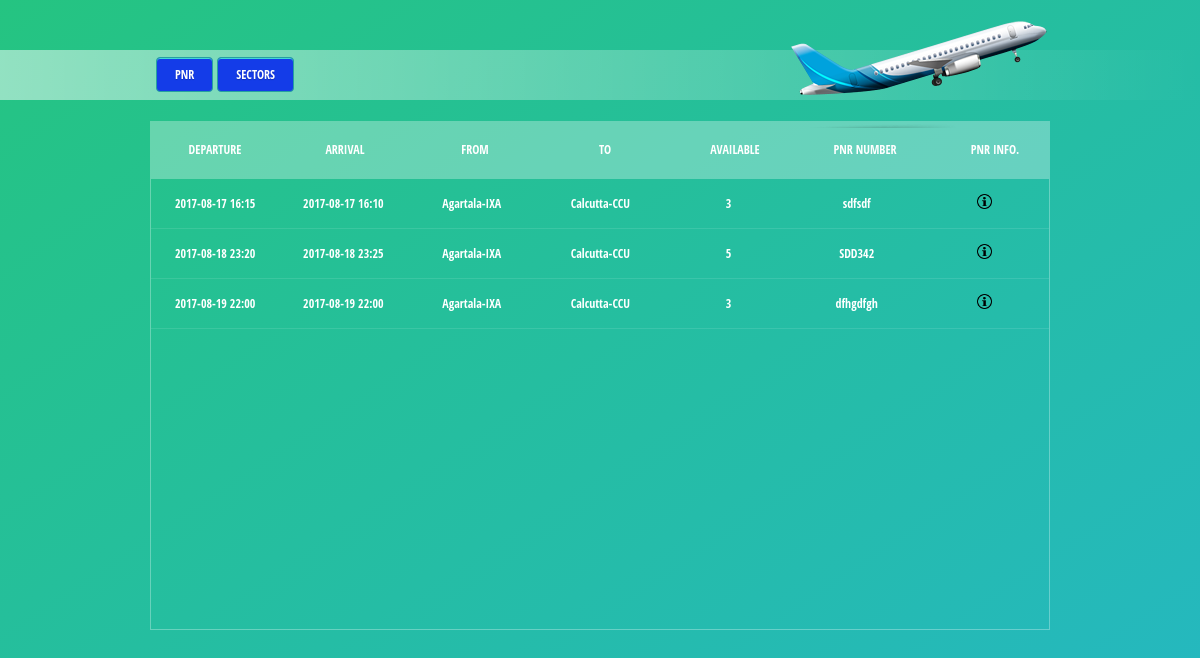
Page /home.php on the earlier database version.
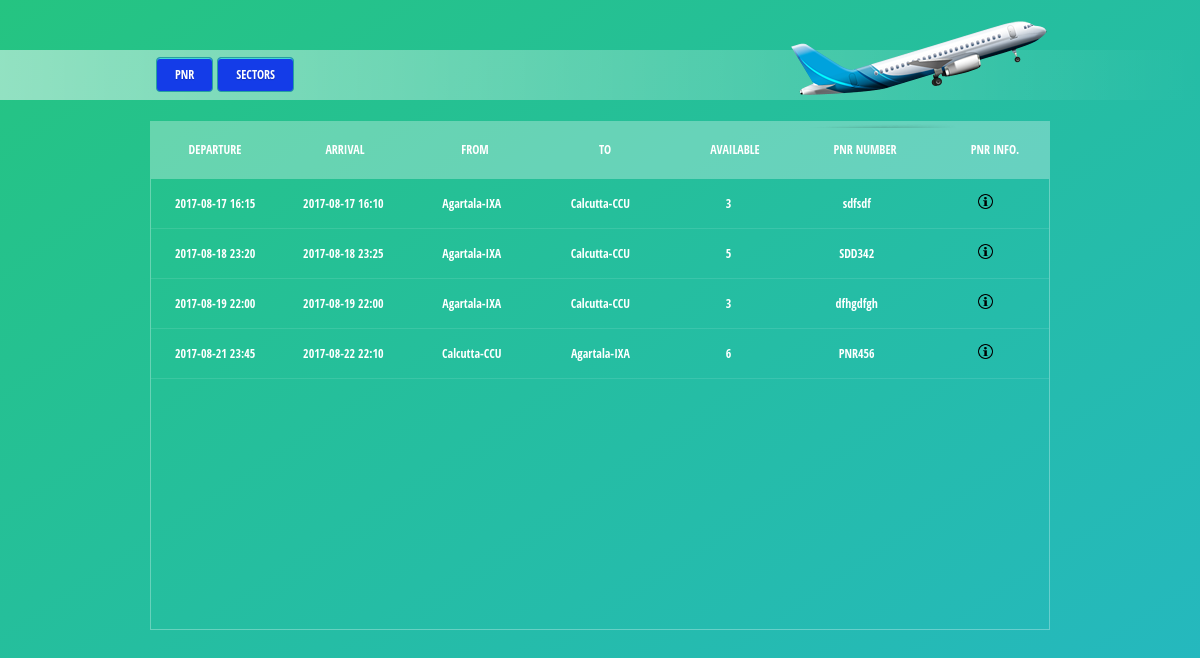
Same page on the later database version.
### tables this page shows
CREATE TABLE "pnr" ("id" INTEGER PRIMARY KEY  NOT NULL ,"pnr_num" VARCHAR DEFAULT (null) ,"departure" DATETIME,"arrival" DATETIME,"capacity" INTEGER,"rate_per_unit" DOUBLE,"total_price" DOUBLE,"archaived" CHAR,"status" CHAR,"remarks" VARCHAR,"sector_from" VARCHAR DEFAULT (null) ,"sector_to" VARCHAR DEFAULT (null) , "selling_price" DOUBLE, "flight_number" VARCHAR);

### home.php (the view, shortened to what this page needs)
<!DOCTYPE html>
<?php
$db=new billerDB;
?>
<html>
    <head>
        <link rel="stylesheet" type="text/css" href="CSS/pagestyle.css">
        <link rel="stylesheet" type="text/css" href="CSS/featherlight.css">
        <link rel="stylesheet" type="text/css" href="CSS/components.css">
    </head>
    <body>
    <center>
        <table width="100%" cellpadding="0" cellspacing="0" border="0">
            <tr>
                <td valign="bottom" align="center"><div id="topbarbg"></div>
                    <table border="0" width="900">
                        <tr>
                            <td valign="bottom">
                                <table border="0">
                                    <tr>
                                        <td><a class="noul" href="pnr.php" data-featherlight="iframe"><div class="btn2">PNR</div></a></td>
                                        <td><a class="noul" href="sector.php" data-featherlight="iframe"><div class="btn2">Sectors</div></a></td>
                                    </tr>
                                </table>
                            </td>
                            <td align="right"><div id="black_flight"></div></td>
                        </tr>
                    </table>
                </td>
            </tr>
            <tr>
                <td align="center">
                    <div class="tbl-header">
                        <table class="pnrtable" width="100%" cellpadding="0" cellspacing="0" >
                        <tr>
                            <th class="pnrth">Departure</th>
                            <th class="pnrth">Arrival</th>
                            <th class="pnrth">From</th>
                            <th class="pnrth">to</th>
                            <th class="pnrth">Available</th>
                            <th class="pnrth">PNR Number</th>
                            <th class="pnrth">PNR Info.</th>
                        </tr>
                    </table>
                    </div>
                    <div class="tbl-content">
                        <table width="100%" cellspacing="0" cellpadding="0" id="pnrtable">
                            <tbody>
                            <?php
                            $selsql="select pnr_num,departure,arrival,sector_from, sector_to,capacity from pnr where status='Y'";
                    $selres=$db->query($selsql);
                    while($pointer=$selres ->fetchArray())
                    {
                        echo "<tr>";
                        echo "<td class='tbl-data'>".$pointer['departure']."</td>";
                        echo "<td class='tbl-data'>".$pointer['arrival']."</td>";
                        echo "<td class='tbl-data'>".$pointer['sector_from']."</td>";
                        echo "<td class='tbl-data'>".$pointer['sector_to']."</td>";
                        echo "<td class='tbl-data'>".$pointer['capacity']."</td>";
                        echo "<td class='tbl-data'>".$pointer['pnr_num']."</td>";
                        echo "<td class='tbl-data'><img src='images/pnrinfo.png' width='15' height='15' style='cursor:pointer' onclick=javascript:pnrinfo('".$pointer['pnr_num']."')></td>";
                        echo "</tr>";
                    }
                            ?>
                            </tbody>
                        </table>
                    </div>
                </td>
            </tr>
        </table>
    </center>
    </body>
</html>

### CSS/pagestyle.css (style rules this page uses)
html { height: 100%; }
body { margin: 0; background: linear-gradient(to bottom right,#25c481, #25b7c4); height: 100%; }
#topbarbg { position: absolute; left: 0px; top: 50px; background: linear-gradient(to right,rgba(255, 255, 255,0.5),rgba(255,255,255,0)); height: 50px; width: 100%; z-index: 1; }
.btn2 { position: relative; box-shadow: inset 0px 1px 0px 0px #45D6D6; background: rgb(20, 60, 232); border: 1px solid #27A0A0; cursor: pointer; color: white; border-radius: 4px; text-shadow: 0 1px 1px rgba(0, 0, 0, 0.2); font-family: 'Open Sans Condensed', sans-serif; font-size: 12px; padding: 8px 18px; text-decoration: none; text-transform: uppercase; z-index: 3; top: -23px; }
.noul { text-decoration: none; text-decoration: none !important; }
#black_flight { position:relative; width: 256px; height: 115px; background-image: url("../images/black_flight.png"); z-index: 2; top: 10px; }
.pnrtable { table-layout: fixed; }
.tbl-header { background-color: rgba(255,255,255,0.3); width: 900px; font-family: 'Open Sans Condensed', sans-serif; }
.pnrth { padding: 20px 15px; text-align: left; font-weight: 500; font-size: 12px; color: #fff; text-transform: uppercase; text-align: center; }
.tbl-content { width:898px; height:450px; overflow-x:auto; margin-top: 0px; border: 1px solid rgba(255,255,255,0.3); }
.tbl-data { padding: 15px; text-align: center; vertical-align:middle; font-weight: 300; font-size: 12px; color: #fff; border-bottom: solid 1px rgba(255,255,255,0.1); font-family: 'Open Sans Condensed', sans-serif; }
.pnrth:nth-child(1), .tbl-data:nth-child(1) { width:100px; }
.pnrth:nth-child(2), .tbl-data:nth-child(2) { width:100px; }
.pnrth:nth-child(3), .tbl-data:nth-child(3) { width:100px; }
.pnrth:nth-child(4), .tbl-data:nth-child(4) { width:100px; }
.pnrth:nth-child(5), .tbl-data:nth-child(5) { width:100px; }
.pnrth:nth-child(6), .tbl-data:nth-child(6) { width:100px; }
.pnrth:nth-child(7), .tbl-data:nth-child(7) { width:100px; }

Differences in the rows shown:
added pnr: departure "2017-08-21 23:45", arrival "2017-08-22 22:10", sector_from "Calcutta-CCU", sector_to "Agartala-IXA", capacity "6", pnr_num "PNR456"
